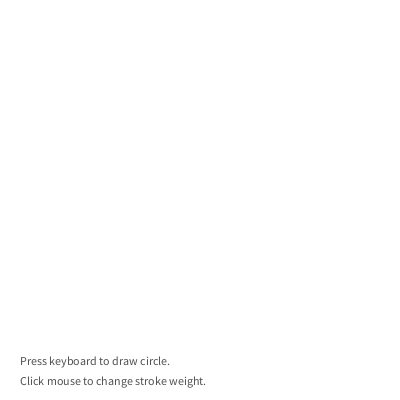
Frame 1 (no input)
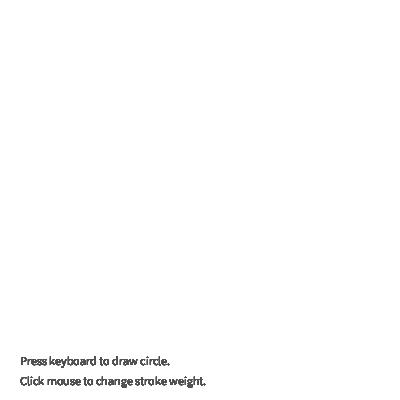
Frame 60 (the mouse pressed at the canvas centre just before this capture)
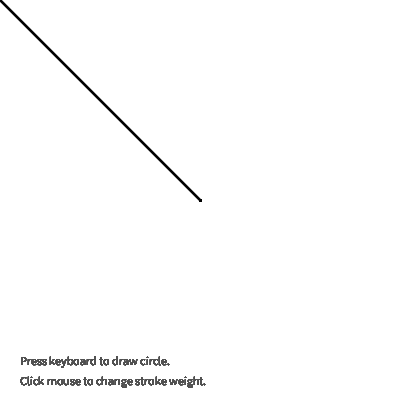
Frame 120 (the mouse held since frame 60 and released just before this capture)

The Processing sketch that drew these frames (run headless with seeded random() and noise(); from frame 60 on, the mouse is pressed at the canvas centre):

// Processing sketch: processing_108770
// ── processing_108770.pde

//Homework3
//All right reserved to Chia-Fang Lue

float wd, ht, stroke;
color col;

void setup()
{
  size(400, 400);
  background(255);
  wd = width*.1;
  ht = height*.1;
  col = color(random(255), random(255), random(255), 20);
  
  noStroke();
  
  text("Press keyboard to draw circle.", 20, 365);
  text("Click mouse to change stroke weight.", 20, 385);
}

void draw()
{
  strokeWeight(stroke);
  stroke(0, 0, 0);
  line(pmouseX, pmouseY, mouseX, mouseY);
  
  textSize(12);
  fill(80);
  text("Press keyboard to draw circle.", 20, 365);
  text("Click mouse to change stroke weight.", 20, 385);
}


void keyPressed()
{
  fill(col);
  noStroke();
  ellipse(mouseX, mouseY, wd, ht);
 
}

void mousePressed()
{
  col = color(random(255), random(255), random(255), 10);
  wd = random(10, 180);
  ht = wd;
  stroke = random(1,4);
   
}
